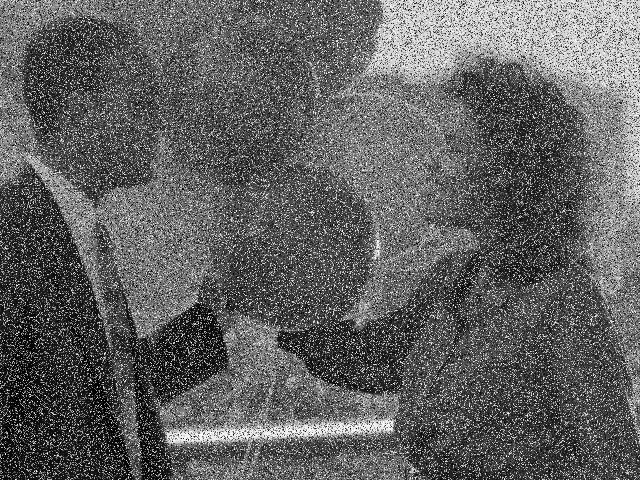
#> input picture mediana/ballons.jpg, 640 x 480 px
$ python FiltrosSeq.py
#> lines starting #> are read from the running program, lines starting #| are printed output that depends on the picture
#> the answer given: ../mediana/ballons.jpg
from PIL import Image
import tkinter as tk
from tkinter import filedialog
import os
import math
import time

def filtro_mediana(img):
    width, height = img.size
#> width = 640; height = 480
    newimg = Image.new("RGB", (width, height), "white")
#> newimg: PIL image 640x480 RGB; every value is 255
    for i in range(1, width - 1):
        for j in range(1, height - 1):
            # Coletando os valores dos pixels ao redor do pixel atual (máscara 3x3)
            r_values = [
                img.getpixel((i - 1, j - 1))[0], img.getpixel((i - 1, j))[0], img.getpixel((i - 1, j + 1))[0],
                img.getpixel((i, j - 1))[0], img.getpixel((i, j))[0], img.getpixel((i, j + 1))[0],
                img.getpixel((i + 1, j - 1))[0], img.getpixel((i + 1, j))[0], img.getpixel((i + 1, j + 1))[0]
            ]
            g_values = [
                img.getpixel((i - 1, j - 1))[1], img.getpixel((i - 1, j))[1], img.getpixel((i - 1, j + 1))[1],
                img.getpixel((i, j - 1))[1], img.getpixel((i, j))[1], img.getpixel((i, j + 1))[1],
                img.getpixel((i + 1, j - 1))[1], img.getpixel((i + 1, j))[1], img.getpixel((i + 1, j + 1))[1]
            ]
            b_values = [
                img.getpixel((i - 1, j - 1))[2], img.getpixel((i - 1, j))[2], img.getpixel((i - 1, j + 1))[2],
                img.getpixel((i, j - 1))[2], img.getpixel((i, j))[2], img.getpixel((i, j + 1))[2],
                img.getpixel((i + 1, j - 1))[2], img.getpixel((i + 1, j))[2], img.getpixel((i + 1, j + 1))[2]
            ]

            # Ordenando os valores para encontrar o valor mediano para cada canal
            r_values.sort()
            g_values.sort()
            b_values.sort()

            # Atribuindo os valores medianos ao pixel da nova imagem
            newimg.putpixel((i, j), (r_values[4], g_values[4], b_values[4]))
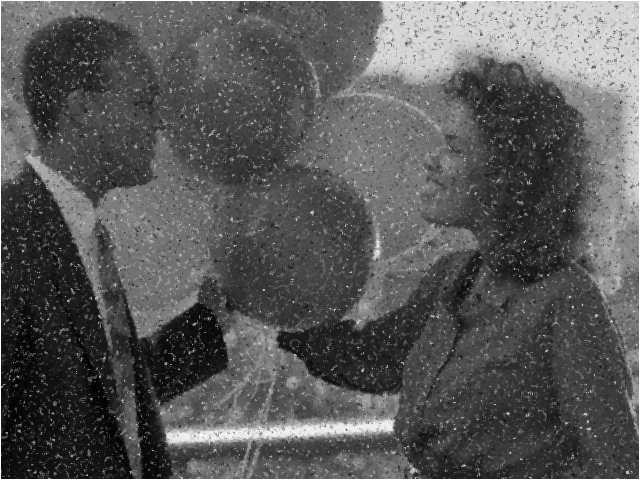
#> newimg: PIL image 640x480 RGB; min 0, max 255, mean 88.4
    return newimg

def filtro_sobel(img):
    width, height = img.size
#> width = 640; height = 480
    newimg = Image.new("RGB", (width, height), "white")
    for x in range(1, width-1):
        for y in range(1, height-1):
            # Inicializando Gx e Gy
            Gx = 0
            Gy = 0

            # Coletando os valores de intensidade dos pixels ao redor
            # Cálculo para o pixel superior esquerdo
            p = img.getpixel((x-1, y-1))
            intensity = sum(p)
            Gx += -intensity
            Gy += -intensity

            # Coluna à esquerda
            p = img.getpixel((x-1, y))
            intensity = sum(p)
            Gx += -2 * intensity

            p = img.getpixel((x-1, y+1))
            intensity = sum(p)
            Gx += -intensity
            Gy += intensity

            # Pixel superior
            p = img.getpixel((x, y-1))
            intensity = sum(p)
            Gy += -2 * intensity

            # Pixel inferior
            p = img.getpixel((x, y+1))
            intensity = sum(p)
            Gy += 2 * intensity

            # Coluna à direita
            p = img.getpixel((x+1, y-1))
            intensity = sum(p)
            Gx += intensity
            Gy += -intensity

            p = img.getpixel((x+1, y))
            intensity = sum(p)
            Gx += 2 * intensity

            p = img.getpixel((x+1, y+1))
            intensity = sum(p)
            Gx += intensity
            Gy += intensity

            # Calculando o comprimento do gradiente (Teorema de Pitágoras)
            length = math.sqrt((Gx * Gx) + (Gy * Gy))

            # Normalizando o comprimento do gradiente para o intervalo 0 a 255
            length = int(length / 4328 * 255)

            # Definindo o pixel na nova imagem com o valor normalizado
            newimg.putpixel((x, y), (length, length, length))
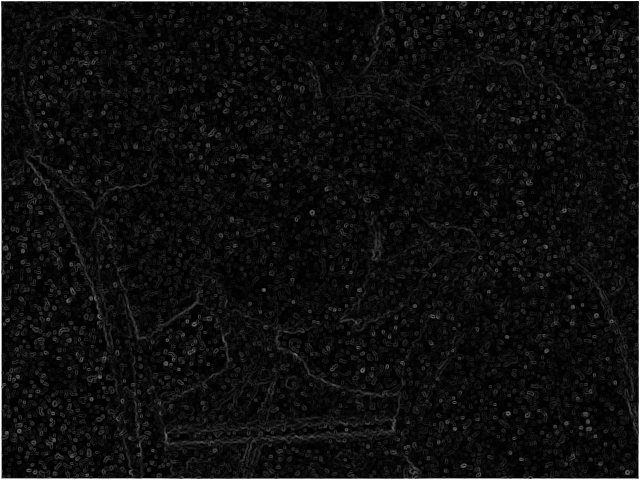
#> newimg: PIL image 640x480 RGB; min 0, max 255, mean 14.7
    return newimg

def selecionar_imagem():
    root = tk.Tk()
    root.withdraw()  # Ocultar a janela principal

    # Abrir o gerenciador de arquivos do sistema operacional para selecionar a imagem
    path = filedialog.askopenfilename(filetypes=[("Imagens", "*.jpg;*.jpeg;*.png;*.gif;*.bmp")])
    return path

def main():
    # Solicitar ao usuário que selecione a imagem
    print("Por favor, selecione a imagem de entrada:")
    path = selecionar_imagem()

    # Verificar se o usuário cancelou a seleção da imagem
    if not path:
        print("Nenhuma imagem selecionada. Encerrando o programa.")
        return

    # Carregar a imagem com ruído
    img_noise = Image.open(path).convert("RGB")

    # Medindo o tempo de execução do filtro mediana
    start_mediana = time.time()
    img_mediana = filtro_mediana(img_noise)
    end_mediana = time.time()
    print("Tempo de execução do filtro mediana:", end_mediana - start_mediana, "segundos")

    # Medindo o tempo de execução do filtro Sobel
    start_sobel = time.time()
    img_sobel = filtro_sobel(img_mediana)
    end_sobel = time.time()
    print("Tempo de execução do filtro Sobel:", end_sobel - start_sobel, "segundos")

    # Calculando e imprimindo o tempo total de execução
    tempo_total = end_sobel - start_mediana
    print("Tempo total de execução:", tempo_total, "segundos")

    # Salvando a imagem resultante com nome baseado no nome da imagem de entrada
    img_sobel.save("final_" + os.path.basename(path))

if __name__ == "__main__":
    main()
